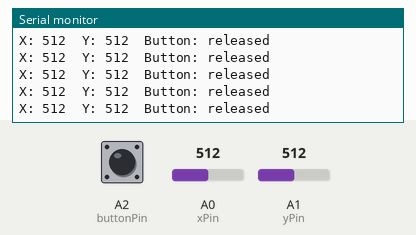
Simulated run of this sketch. Board: Arduino Uno, built with avr-gcc and run on an emulated ATmega328P. On the bench: the last lines printed to the serial monitor. Inputs (shaded band) come from the test bench; at power-on: A1 (yPin) = 512, A0 (xPin) = 512, A2 (buttonPin) HIGH.

Above: at 5.8 s.
5.9 s: A1 (yPin) set to 107
At 5.95 s:
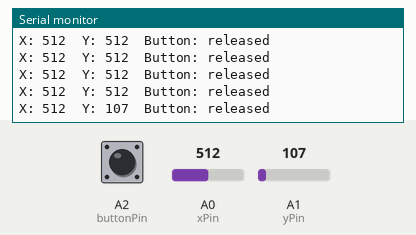
8.9 s: A1 (yPin) set to 90
At 8.97 s:
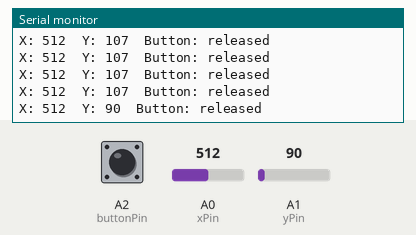
Timing chart, 0 to 11.9 s (numbered marks = the images above; inputs shaded):
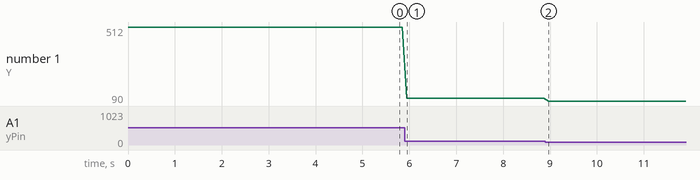

The sketch:

joystick_test.ino
```cpp
const int xPin = A0;
const int yPin = A1;
const int buttonPin = A2;


void setup() {
  Serial.begin(9600);
  pinMode(buttonPin, INPUT_PULLUP);

}

void loop() {
  int x = analogRead(xPin);
  int y = analogRead(yPin);
  bool pressed = digitalRead(buttonPin) == LOW;

  Serial.print("X: ");
  Serial.print(x);
  Serial.print("  Y: ");
  Serial.print(y);
  Serial.print("  Button: ");

  if(pressed){
    Serial.println("pressed");
  }else{
    Serial.println("released");
  }
  delay(100);
}
```

Measured:
- after the input at 5.9 s, the serial monitor: prints a new line after 0.05 s (image 1)
- after the input at 8.9 s, the serial monitor: prints a new line after 0.07 s (image 2)
- plotted number 1: 512 → 107 after the input at 5.9 s, 107 → 90 after the input at 8.9 s
